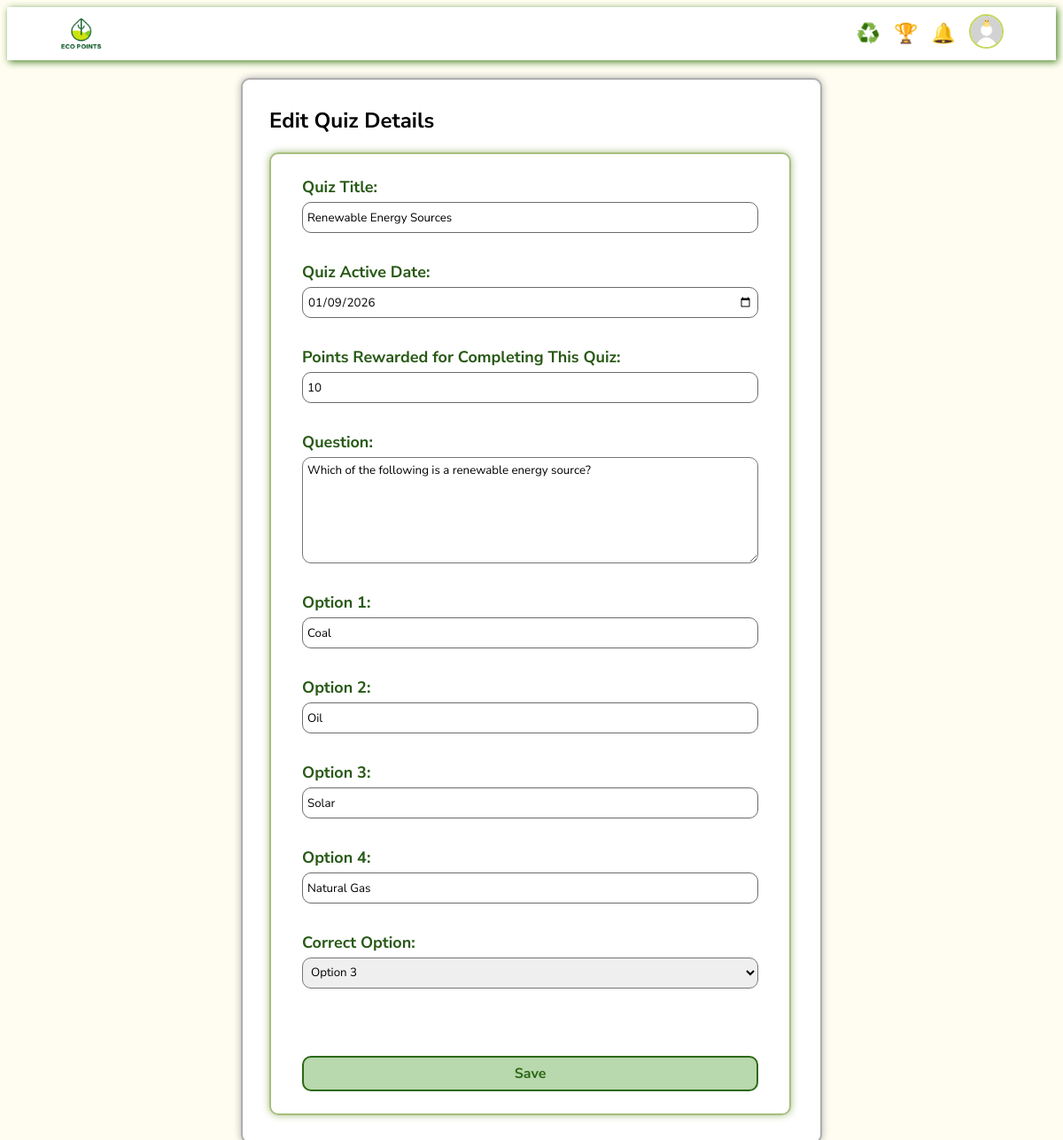
/admin/editQuiz.php?id=Q001 (signed in), run on the app's committed database.
### tables this page shows
CREATE TABLE IF NOT EXISTS `quiz` (
  `quiz_id` varchar(10) NOT NULL,
  `title` varchar(255) NOT NULL,
  `date_active` date NOT NULL,
  `points` int NOT NULL,
  `question_text` text NOT NULL,
  `option1` varchar(255) NOT NULL,
  `option2` varchar(255) NOT NULL,
  `option3` varchar(255) NOT NULL,
  `option4` varchar(255) NOT NULL,
  `correct_option` varchar(255) NOT NULL,
  `is_deleted` tinyint(1) NOT NULL,
  PRIMARY KEY (`quiz_id`),
  UNIQUE KEY `quiz_id` (`quiz_id`)
);

### admin/editQuiz.php (the view, shortened to what this page needs)
<?php
    require_once "../conn.php";
    $quiz_id = $_GET["id"];
    $result = mysqli_query($con, "SELECT * FROM quiz WHERE quiz_id = '$quiz_id'");
    $row = mysqli_fetch_assoc($result);
?>
<!DOCTYPE html>
<html lang="en">
<head>
    <link href="../commonStyle.css" rel="stylesheet">
</head>
<body>
    <?php include "adminTaskbar.php"; ?>
    <div class="form-wrapper">
        <h2>Edit Quiz Details</h2>
        <form method="post" id="edit_quiz_form" onsubmit="return confirm_submit();">
            <label for="title">Quiz Title:</label>
            <input type="text" id="title" name="title" placeholder="Enter quiz title" value="<?= $row["title"] ?>" required>
            <br>
            <label for="active_date">Quiz Active Date:</label>
            <input type="date" id="active_date" name="active_date" value="<?= $row["date_active"] ?>" required>
            <br>
            <label for="points">Points Rewarded for Completing This Quiz:</label>
            <input type="number" id="points" name="points" min="1" step="1" placeholder="Enter number of points" value="<?= $row["points"] ?>" required>
            <br>
            <label for="question">Question:</label>
            <textarea id="question" name="question" rows="6" cols="50" placeholder="Enter your question" required><?= $row["question_text"] ?></textarea>
            <br>
            <label for="title">Option 1:</label>
            <input type="text" id="option1" name="option1" placeholder="Enter the first option" value="<?= $row["option1"] ?>" required>
            <br>
            <label for="title">Option 2:</label>
            <input type="text" id="option2" name="option2" placeholder="Enter the second option" value="<?= $row["option2"] ?>" required>
            <br>
            <label for="title">Option 3:</label>
            <input type="text" id="option3" name="option3" placeholder="Enter the third option" value="<?= $row["option3"] ?>" required>
            <br>
            <label for="title">Option 4:</label>
            <input type="text" id="option4" name="option4" placeholder="Enter the fourth option" value="<?= $row["option4"] ?>" required>
            <br>
            <label for="correct_option">Correct Option:</label>
            <select id="correct_option" name ="correct_option" required>
                <option value="Option 3"
                <?php
                    if($row["correct_option"] === "Option 3"){
                        echo "selected";
                    }
                ?>>Option 3</option>
            </select><br>
            <br><br>
            <button type="submit" id="submit_btn" name="submit_btn">Save</button>
        </form>
    </div>
</body>
</html>

### commonStyle.css (style rules this page uses)
body { font-family: "Nunito Sans", sans-serif; background-color: #FFFDF1 ; }

### admin/editQuiz.php (style rules this page uses)
input, button, select, textarea { font-family: "Nunito Sans", sans-serif; }
.form-wrapper { width: 50%; padding: 30px; display: flex; flex-direction: column; margin: auto; margin-top: 20px; gap: 20px; background: white; border: 2px solid rgba(174, 174, 174, 1); border-radius: 10px; box-shadow: 0 0 8px rgba(174, 174, 174, 1); }
.form-wrapper h2 { margin-top: 0; margin-bottom: 0; }
#edit_quiz_form { display: flex; flex-direction: column; width: 87%; padding: 25px 35px; border: 2px solid rgba(167, 190, 128, 1); border-radius: 10px; box-shadow: 0 0 8px rgba(167, 190, 128, 1); gap: 5px; }
#edit_quiz_form label { font-size: 18px; font-weight: bold; color: rgba(40, 89, 22, 1); }
#edit_quiz_form input { box-sizing: border-box; width: 100%; height: 35px; border-radius: 10px; padding: 0 5px; border: 1px solid rgba(107, 107, 107, 1); }
#edit_quiz_form select { box-sizing: border-box; width: 100%; height: 35px; border-radius: 10px; padding: 0 5px; }
textarea { padding: 5px 5px; border-radius: 10px; }
#submit_btn { width: 100%; height: 40px; font-size: 16px; font-weight: bold; color: rgba(44, 105, 22, 1); border-radius: 10px; border: 2px solid rgba(44, 105, 22, 1); background: rgba(184, 216, 173, 1); cursor: pointer; }

### data on the page
quiz: title "Renewable Energy Sources", active_date "01/09/2026", points "10", question "Which of the following is a renewable energy source?", option1 "Coal", option2 "Oil", option3 "Solar", option4 "Natural Gas", correct_option "Option 3"
